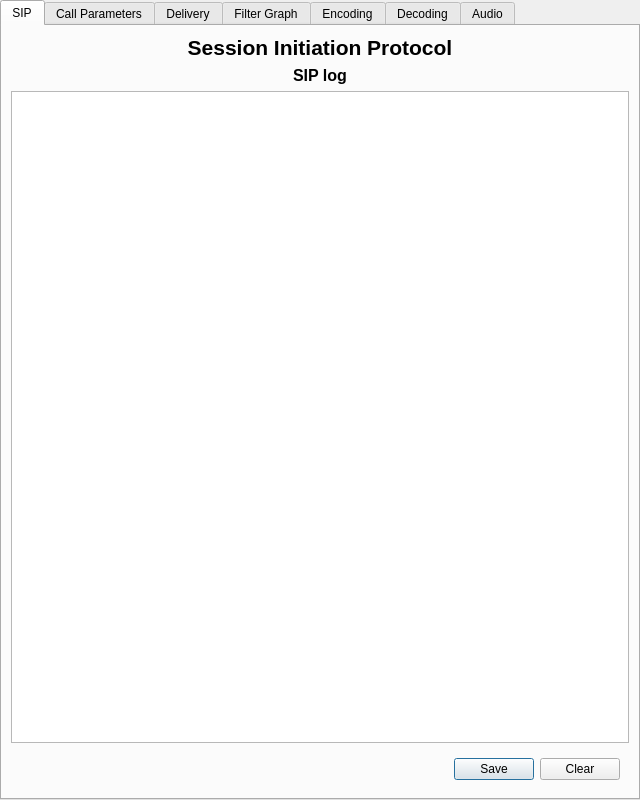
<?xml version="1.0" encoding="UTF-8"?>
<ui version="4.0">
 <class>StatisticsWindow</class>
 <widget class="QDialog" name="StatisticsWindow">
  <property name="geometry">
   <rect>
    <x>0</x>
    <y>0</y>
    <width>640</width>
    <height>800</height>
   </rect>
  </property>
  <property name="windowTitle">
   <string>Statistics</string>
  </property>
  <layout class="QGridLayout" name="gridLayout_5">
   <property name="leftMargin">
    <number>0</number>
   </property>
   <property name="topMargin">
    <number>0</number>
   </property>
   <property name="rightMargin">
    <number>0</number>
   </property>
   <property name="bottomMargin">
    <number>0</number>
   </property>
   <property name="spacing">
    <number>0</number>
   </property>
   <item row="0" column="0">
    <widget class="QTabWidget" name="Statistics_tabs">
     <property name="currentIndex">
      <number>0</number>
     </property>
     <widget class="QWidget" name="sip_tab">
      <attribute name="title">
       <string>SIP</string>
      </attribute>
      <layout class="QVBoxLayout" name="verticalLayout">
       <item>
        <widget class="QLabel" name="label_5">
         <property name="font">
          <font>
           <pointsize>16</pointsize>
           <bold>true</bold>
          </font>
         </property>
         <property name="text">
          <string>Session Initiation Protocol</string>
         </property>
         <property name="alignment">
          <set>Qt::AlignCenter</set>
         </property>
        </widget>
       </item>
       <item>
        <widget class="QLabel" name="message_label">
         <property name="font">
          <font>
           <pointsize>12</pointsize>
           <bold>true</bold>
          </font>
         </property>
         <property name="text">
          <string>SIP log</string>
         </property>
         <property name="alignment">
          <set>Qt::AlignCenter</set>
         </property>
        </widget>
       </item>
       <item>
        <widget class="QTableWidget" name="sip_list"/>
       </item>
       <item>
        <widget class="QWidget" name="widget" native="true">
         <layout class="QGridLayout" name="gridLayout_6">
          <item row="0" column="1">
           <widget class="QPushButton" name="save_button">
            <property name="text">
             <string>Save</string>
            </property>
           </widget>
          </item>
          <item row="0" column="2">
           <widget class="QPushButton" name="clear_button">
            <property name="text">
             <string>Clear</string>
            </property>
           </widget>
          </item>
          <item row="0" column="0">
           <spacer name="horizontalSpacer">
            <property name="orientation">
             <enum>Qt::Horizontal</enum>
            </property>
            <property name="sizeHint" stdset="0">
             <size>
              <width>40</width>
              <height>20</height>
             </size>
            </property>
           </spacer>
          </item>
         </layout>
        </widget>
       </item>
      </layout>
     </widget>
     <widget class="QWidget" name="parameters">
      <attribute name="title">
       <string>Call Parameters</string>
      </attribute>
      <layout class="QGridLayout" name="gridLayout_2">
       <item row="4" column="0">
        <widget class="QLabel" name="label_channels">
         <property name="text">
          <string>Audio Channels</string>
         </property>
        </widget>
       </item>
       <item row="3" column="1">
        <widget class="QLabel" name="value_samplerate">
         <property name="text">
          <string>0</string>
         </property>
        </widget>
       </item>
       <item row="3" column="0">
        <widget class="QLabel" name="label_samplerate">
         <property name="text">
          <string>Audio Samplerate</string>
         </property>
        </widget>
       </item>
       <item row="1" column="0">
        <widget class="QLabel" name="label_framerate">
         <property name="sizePolicy">
          <sizepolicy hsizetype="Preferred" vsizetype="Preferred">
           <horstretch>0</horstretch>
           <verstretch>0</verstretch>
          </sizepolicy>
         </property>
         <property name="text">
          <string>Camera Framerate:</string>
         </property>
        </widget>
       </item>
       <item row="7" column="0" colspan="2">
        <widget class="QLabel" name="label_outgoing">
         <property name="font">
          <font>
           <pointsize>12</pointsize>
           <bold>true</bold>
          </font>
         </property>
         <property name="text">
          <string>Selected Remote ICE Candidates</string>
         </property>
         <property name="alignment">
          <set>Qt::AlignCenter</set>
         </property>
        </widget>
       </item>
       <item row="1" column="1">
        <widget class="QLabel" name="value_framerate">
         <property name="sizePolicy">
          <sizepolicy hsizetype="Expanding" vsizetype="Preferred">
           <horstretch>0</horstretch>
           <verstretch>0</verstretch>
          </sizepolicy>
         </property>
         <property name="text">
          <string>0</string>
         </property>
        </widget>
       </item>
       <item row="0" column="0" colspan="2">
        <widget class="QLabel" name="heading_parameters">
         <property name="font">
          <font>
           <pointsize>16</pointsize>
           <bold>true</bold>
          </font>
         </property>
         <property name="text">
          <string>Call Parameters</string>
         </property>
         <property name="alignment">
          <set>Qt::AlignCenter</set>
         </property>
        </widget>
       </item>
       <item row="2" column="0">
        <widget class="QLabel" name="label_resolution">
         <property name="text">
          <string>Camera Resolution:</string>
         </property>
        </widget>
       </item>
       <item row="2" column="1">
        <widget class="QLabel" name="value_resolution">
         <property name="text">
          <string>0x0</string>
         </property>
        </widget>
       </item>
       <item row="4" column="1">
        <widget class="QLabel" name="value_channels">
         <property name="text">
          <string>0</string>
         </property>
        </widget>
       </item>
       <item row="5" column="0" colspan="2">
        <widget class="QLabel" name="label_incoming">
         <property name="font">
          <font>
           <pointsize>12</pointsize>
           <bold>true</bold>
          </font>
         </property>
         <property name="text">
          <string>Selected Local ICE Candidates</string>
         </property>
         <property name="alignment">
          <set>Qt::AlignCenter</set>
         </property>
        </widget>
       </item>
       <item row="6" column="0" colspan="2">
        <widget class="QTableWidget" name="table_incoming"/>
       </item>
       <item row="8" column="0" colspan="2">
        <widget class="QTableWidget" name="table_outgoing"/>
       </item>
      </layout>
     </widget>
     <widget class="QWidget" name="Network">
      <attribute name="title">
       <string>Delivery</string>
      </attribute>
      <layout class="QGridLayout" name="gridLayout">
       <item row="7" column="0">
        <widget class="QLabel" name="label_8">
         <property name="font">
          <font>
           <pointsize>16</pointsize>
           <bold>true</bold>
          </font>
         </property>
         <property name="text">
          <string>Video</string>
         </property>
         <property name="alignment">
          <set>Qt::AlignCenter</set>
         </property>
        </widget>
       </item>
       <item row="9" column="1">
        <widget class="ChartPainter" name="a_lost">
         <property name="sizePolicy">
          <sizepolicy hsizetype="Expanding" vsizetype="Expanding">
           <horstretch>0</horstretch>
           <verstretch>0</verstretch>
          </sizepolicy>
         </property>
         <property name="minimumSize">
          <size>
           <width>300</width>
           <height>120</height>
          </size>
         </property>
         <property name="frameShape">
          <enum>QFrame::StyledPanel</enum>
         </property>
         <property name="frameShadow">
          <enum>QFrame::Raised</enum>
         </property>
        </widget>
       </item>
       <item row="1" column="1">
        <widget class="QLabel" name="packets_sent_value">
         <property name="sizePolicy">
          <sizepolicy hsizetype="Expanding" vsizetype="Preferred">
           <horstretch>0</horstretch>
           <verstretch>0</verstretch>
          </sizepolicy>
         </property>
         <property name="text">
          <string>0</string>
         </property>
        </widget>
       </item>
       <item row="7" column="1">
        <widget class="QLabel" name="label_9">
         <property name="font">
          <font>
           <pointsize>16</pointsize>
           <bold>true</bold>
          </font>
         </property>
         <property name="text">
          <string>Audio</string>
         </property>
         <property name="alignment">
          <set>Qt::AlignCenter</set>
         </property>
        </widget>
       </item>
       <item row="6" column="0" colspan="2">
        <widget class="ChartPainter" name="bandwidth_chart">
         <property name="minimumSize">
          <size>
           <width>300</width>
           <height>180</height>
          </size>
         </property>
         <property name="frameShape">
          <enum>QFrame::StyledPanel</enum>
         </property>
         <property name="frameShadow">
          <enum>QFrame::Raised</enum>
         </property>
        </widget>
       </item>
       <item row="8" column="0">
        <widget class="ChartPainter" name="v_jitter">
         <property name="sizePolicy">
          <sizepolicy hsizetype="Expanding" vsizetype="Expanding">
           <horstretch>0</horstretch>
           <verstretch>0</verstretch>
          </sizepolicy>
         </property>
         <property name="minimumSize">
          <size>
           <width>300</width>
           <height>120</height>
          </size>
         </property>
         <property name="frameShape">
          <enum>QFrame::StyledPanel</enum>
         </property>
         <property name="frameShadow">
          <enum>QFrame::Raised</enum>
         </property>
        </widget>
       </item>
       <item row="4" column="0">
        <widget class="QLabel" name="data_sent">
         <property name="maximumSize">
          <size>
           <width>150</width>
           <height>16777215</height>
          </size>
         </property>
         <property name="text">
          <string>Data sent:</string>
         </property>
        </widget>
       </item>
       <item row="2" column="0">
        <widget class="QLabel" name="packets_received">
         <property name="minimumSize">
          <size>
           <width>160</width>
           <height>0</height>
          </size>
         </property>
         <property name="maximumSize">
          <size>
           <width>150</width>
           <height>16777215</height>
          </size>
         </property>
         <property name="text">
          <string>Frames received:</string>
         </property>
        </widget>
       </item>
       <item row="5" column="0">
        <widget class="QLabel" name="data_received">
         <property name="maximumSize">
          <size>
           <width>150</width>
           <height>16777215</height>
          </size>
         </property>
         <property name="text">
          <string>Data received:</string>
         </property>
        </widget>
       </item>
       <item row="2" column="1">
        <widget class="QLabel" name="packets_received_value">
         <property name="text">
          <string>0</string>
         </property>
        </widget>
       </item>
       <item row="8" column="1">
        <widget class="ChartPainter" name="a_jitter">
         <property name="sizePolicy">
          <sizepolicy hsizetype="Expanding" vsizetype="Expanding">
           <horstretch>0</horstretch>
           <verstretch>0</verstretch>
          </sizepolicy>
         </property>
         <property name="frameShape">
          <enum>QFrame::StyledPanel</enum>
         </property>
         <property name="frameShadow">
          <enum>QFrame::Raised</enum>
         </property>
        </widget>
       </item>
       <item row="1" column="0">
        <widget class="QLabel" name="packets_sent">
         <property name="sizePolicy">
          <sizepolicy hsizetype="Expanding" vsizetype="Preferred">
           <horstretch>0</horstretch>
           <verstretch>0</verstretch>
          </sizepolicy>
         </property>
         <property name="maximumSize">
          <size>
           <width>150</width>
           <height>16777215</height>
          </size>
         </property>
         <property name="text">
          <string>Frames sent:</string>
         </property>
        </widget>
       </item>
       <item row="0" column="0" colspan="2">
        <widget class="QLabel" name="label_4">
         <property name="font">
          <font>
           <pointsize>16</pointsize>
           <bold>true</bold>
          </font>
         </property>
         <property name="text">
          <string>Delivery</string>
         </property>
         <property name="alignment">
          <set>Qt::AlignCenter</set>
         </property>
        </widget>
       </item>
       <item row="5" column="1">
        <widget class="QLabel" name="data_received_value">
         <property name="text">
          <string>0</string>
         </property>
        </widget>
       </item>
       <item row="9" column="0">
        <widget class="ChartPainter" name="v_lost">
         <property name="sizePolicy">
          <sizepolicy hsizetype="Expanding" vsizetype="Expanding">
           <horstretch>0</horstretch>
           <verstretch>0</verstretch>
          </sizepolicy>
         </property>
         <property name="minimumSize">
          <size>
           <width>300</width>
           <height>120</height>
          </size>
         </property>
         <property name="frameShape">
          <enum>QFrame::StyledPanel</enum>
         </property>
         <property name="frameShadow">
          <enum>QFrame::Raised</enum>
         </property>
        </widget>
       </item>
       <item row="4" column="1">
        <widget class="QLabel" name="data_sent_value">
         <property name="text">
          <string>0</string>
         </property>
        </widget>
       </item>
      </layout>
     </widget>
     <widget class="QWidget" name="Filters">
      <attribute name="title">
       <string>Filter Graph</string>
      </attribute>
      <layout class="QGridLayout" name="gridLayout_4">
       <item row="4" column="0" colspan="2">
        <widget class="QTableWidget" name="filterTable"/>
       </item>
       <item row="2" column="0">
        <widget class="QLabel" name="label_buffers">
         <property name="text">
          <string>Packets in buffers:</string>
         </property>
        </widget>
       </item>
       <item row="2" column="1">
        <widget class="QLabel" name="value_buffers">
         <property name="sizePolicy">
          <sizepolicy hsizetype="Minimum" vsizetype="Preferred">
           <horstretch>0</horstretch>
           <verstretch>0</verstretch>
          </sizepolicy>
         </property>
         <property name="text">
          <string>0</string>
         </property>
        </widget>
       </item>
       <item row="3" column="0">
        <spacer name="verticalSpacer_3">
         <property name="orientation">
          <enum>Qt::Vertical</enum>
         </property>
         <property name="sizeType">
          <enum>QSizePolicy::Preferred</enum>
         </property>
         <property name="sizeHint" stdset="0">
          <size>
           <width>5</width>
           <height>5</height>
          </size>
         </property>
        </spacer>
       </item>
       <item row="1" column="0">
        <widget class="QLabel" name="label_dropped">
         <property name="sizePolicy">
          <sizepolicy hsizetype="Preferred" vsizetype="Preferred">
           <horstretch>0</horstretch>
           <verstretch>0</verstretch>
          </sizepolicy>
         </property>
         <property name="text">
          <string>Packets dropped:</string>
         </property>
        </widget>
       </item>
       <item row="1" column="1">
        <widget class="QLabel" name="value_dropped">
         <property name="sizePolicy">
          <sizepolicy hsizetype="Expanding" vsizetype="Preferred">
           <horstretch>0</horstretch>
           <verstretch>0</verstretch>
          </sizepolicy>
         </property>
         <property name="text">
          <string>0</string>
         </property>
        </widget>
       </item>
       <item row="0" column="0" colspan="2">
        <widget class="QLabel" name="label_2">
         <property name="font">
          <font>
           <pointsize>16</pointsize>
           <bold>true</bold>
          </font>
         </property>
         <property name="text">
          <string>Filter Graph</string>
         </property>
         <property name="alignment">
          <set>Qt::AlignCenter</set>
         </property>
        </widget>
       </item>
      </layout>
     </widget>
     <widget class="QWidget" name="Encoding">
      <attribute name="title">
       <string>Encoding</string>
      </attribute>
      <layout class="QGridLayout" name="gridLayout_3">
       <item row="8" column="1">
        <widget class="ChartPainter" name="ve_bitrate_chart">
         <property name="sizePolicy">
          <sizepolicy hsizetype="Preferred" vsizetype="Expanding">
           <horstretch>0</horstretch>
           <verstretch>0</verstretch>
          </sizepolicy>
         </property>
         <property name="minimumSize">
          <size>
           <width>300</width>
           <height>120</height>
          </size>
         </property>
         <property name="frameShape">
          <enum>QFrame::StyledPanel</enum>
         </property>
         <property name="frameShadow">
          <enum>QFrame::Raised</enum>
         </property>
        </widget>
       </item>
       <item row="4" column="1">
        <widget class="QLabel" name="update_period_label">
         <property name="sizePolicy">
          <sizepolicy hsizetype="Expanding" vsizetype="Minimum">
           <horstretch>0</horstretch>
           <verstretch>0</verstretch>
          </sizepolicy>
         </property>
         <property name="text">
          <string>Update Period: 1 s</string>
         </property>
        </widget>
       </item>
       <item row="5" column="1">
        <widget class="QLabel" name="sample_window_label">
         <property name="sizePolicy">
          <sizepolicy hsizetype="Preferred" vsizetype="Minimum">
           <horstretch>0</horstretch>
           <verstretch>0</verstretch>
          </sizepolicy>
         </property>
         <property name="text">
          <string>Sample Window Length: 5.0 s</string>
         </property>
        </widget>
       </item>
       <item row="7" column="0" colspan="2">
        <widget class="Line" name="line">
         <property name="orientation">
          <enum>Qt::Horizontal</enum>
         </property>
        </widget>
       </item>
       <item row="11" column="1">
        <widget class="QLabel" name="ve_resolution">
         <property name="font">
          <font>
           <pointsize>12</pointsize>
           <bold>true</bold>
          </font>
         </property>
         <property name="text">
          <string>Resolution</string>
         </property>
         <property name="alignment">
          <set>Qt::AlignCenter</set>
         </property>
        </widget>
       </item>
       <item row="5" column="0">
        <widget class="QSlider" name="sample_window">
         <property name="minimum">
          <number>1</number>
         </property>
         <property name="maximum">
          <number>10</number>
         </property>
         <property name="pageStep">
          <number>3</number>
         </property>
         <property name="value">
          <number>5</number>
         </property>
         <property name="orientation">
          <enum>Qt::Horizontal</enum>
         </property>
         <property name="tickPosition">
          <enum>QSlider::TicksBelow</enum>
         </property>
         <property name="tickInterval">
          <number>1</number>
         </property>
        </widget>
       </item>
       <item row="4" column="0">
        <widget class="QSlider" name="update_period">
         <property name="minimum">
          <number>100</number>
         </property>
         <property name="maximum">
          <number>2000</number>
         </property>
         <property name="singleStep">
          <number>100</number>
         </property>
         <property name="pageStep">
          <number>500</number>
         </property>
         <property name="value">
          <number>1000</number>
         </property>
         <property name="tracking">
          <bool>true</bool>
         </property>
         <property name="orientation">
          <enum>Qt::Horizontal</enum>
         </property>
         <property name="invertedAppearance">
          <bool>false</bool>
         </property>
         <property name="invertedControls">
          <bool>false</bool>
         </property>
         <property name="tickPosition">
          <enum>QSlider::TicksBelow</enum>
         </property>
         <property name="tickInterval">
          <number>100</number>
         </property>
        </widget>
       </item>
       <item row="2" column="0" colspan="2">
        <widget class="QLabel" name="label_3">
         <property name="font">
          <font>
           <pointsize>16</pointsize>
           <bold>true</bold>
          </font>
         </property>
         <property name="text">
          <string>Video Encoding</string>
         </property>
         <property name="alignment">
          <set>Qt::AlignCenter</set>
         </property>
        </widget>
       </item>
       <item row="9" column="1">
        <widget class="ChartPainter" name="ve_psnr_chart">
         <property name="frameShape">
          <enum>QFrame::StyledPanel</enum>
         </property>
         <property name="frameShadow">
          <enum>QFrame::Raised</enum>
         </property>
        </widget>
       </item>
       <item row="8" column="0">
        <widget class="ChartPainter" name="ve_framerate_chart">
         <property name="sizePolicy">
          <sizepolicy hsizetype="Preferred" vsizetype="Expanding">
           <horstretch>0</horstretch>
           <verstretch>0</verstretch>
          </sizepolicy>
         </property>
         <property name="minimumSize">
          <size>
           <width>300</width>
           <height>120</height>
          </size>
         </property>
         <property name="frameShape">
          <enum>QFrame::StyledPanel</enum>
         </property>
         <property name="frameShadow">
          <enum>QFrame::Raised</enum>
         </property>
        </widget>
       </item>
       <item row="9" column="0">
        <widget class="ChartPainter" name="ve_delay_chart">
         <property name="sizePolicy">
          <sizepolicy hsizetype="Preferred" vsizetype="Expanding">
           <horstretch>0</horstretch>
           <verstretch>0</verstretch>
          </sizepolicy>
         </property>
         <property name="minimumSize">
          <size>
           <width>300</width>
           <height>120</height>
          </size>
         </property>
         <property name="frameShape">
          <enum>QFrame::StyledPanel</enum>
         </property>
         <property name="frameShadow">
          <enum>QFrame::Raised</enum>
         </property>
        </widget>
       </item>
       <item row="11" column="0">
        <widget class="QFrame" name="frame">
         <property name="sizePolicy">
          <sizepolicy hsizetype="Preferred" vsizetype="Expanding">
           <horstretch>0</horstretch>
           <verstretch>0</verstretch>
          </sizepolicy>
         </property>
         <property name="frameShape">
          <enum>QFrame::StyledPanel</enum>
         </property>
         <property name="frameShadow">
          <enum>QFrame::Raised</enum>
         </property>
        </widget>
       </item>
      </layout>
     </widget>
     <widget class="QWidget" name="Decoding">
      <attribute name="title">
       <string>Decoding</string>
      </attribute>
      <layout class="QGridLayout" name="gridLayout_8">
       <item row="0" column="0" colspan="2">
        <widget class="QLabel" name="label">
         <property name="font">
          <font>
           <pointsize>16</pointsize>
           <bold>true</bold>
          </font>
         </property>
         <property name="text">
          <string>Video Decoding</string>
         </property>
         <property name="alignment">
          <set>Qt::AlignCenter</set>
         </property>
        </widget>
       </item>
       <item row="2" column="1">
        <widget class="QFrame" name="frame_5">
         <property name="frameShape">
          <enum>QFrame::StyledPanel</enum>
         </property>
         <property name="frameShadow">
          <enum>QFrame::Raised</enum>
         </property>
        </widget>
       </item>
       <item row="1" column="0">
        <widget class="ChartPainter" name="vd_framerate_chart">
         <property name="sizePolicy">
          <sizepolicy hsizetype="Preferred" vsizetype="Expanding">
           <horstretch>0</horstretch>
           <verstretch>0</verstretch>
          </sizepolicy>
         </property>
         <property name="frameShape">
          <enum>QFrame::StyledPanel</enum>
         </property>
         <property name="frameShadow">
          <enum>QFrame::Raised</enum>
         </property>
        </widget>
       </item>
       <item row="1" column="1">
        <widget class="ChartPainter" name="vd_bitrate_chart">
         <property name="frameShape">
          <enum>QFrame::StyledPanel</enum>
         </property>
         <property name="frameShadow">
          <enum>QFrame::Raised</enum>
         </property>
        </widget>
       </item>
       <item row="3" column="0">
        <widget class="ChartPainter" name="vd_latency_chart">
         <property name="sizePolicy">
          <sizepolicy hsizetype="Preferred" vsizetype="Expanding">
           <horstretch>0</horstretch>
           <verstretch>0</verstretch>
          </sizepolicy>
         </property>
         <property name="frameShape">
          <enum>QFrame::StyledPanel</enum>
         </property>
         <property name="frameShadow">
          <enum>QFrame::Raised</enum>
         </property>
        </widget>
       </item>
       <item row="2" column="0">
        <widget class="ChartPainter" name="vd_delay_chart">
         <property name="sizePolicy">
          <sizepolicy hsizetype="Preferred" vsizetype="Expanding">
           <horstretch>0</horstretch>
           <verstretch>0</verstretch>
          </sizepolicy>
         </property>
         <property name="frameShape">
          <enum>QFrame::StyledPanel</enum>
         </property>
         <property name="frameShadow">
          <enum>QFrame::Raised</enum>
         </property>
        </widget>
       </item>
       <item row="3" column="1">
        <widget class="QLabel" name="label_7">
         <property name="font">
          <font>
           <pointsize>12</pointsize>
           <bold>true</bold>
          </font>
         </property>
         <property name="text">
          <string>Resolution</string>
         </property>
         <property name="alignment">
          <set>Qt::AlignCenter</set>
         </property>
        </widget>
       </item>
      </layout>
     </widget>
     <widget class="QWidget" name="Audio">
      <attribute name="title">
       <string>Audio</string>
      </attribute>
      <layout class="QGridLayout" name="gridLayout_7">
       <item row="2" column="1">
        <widget class="ChartPainter" name="ad_bitrate_chart">
         <property name="sizePolicy">
          <sizepolicy hsizetype="Preferred" vsizetype="Expanding">
           <horstretch>0</horstretch>
           <verstretch>0</verstretch>
          </sizepolicy>
         </property>
         <property name="minimumSize">
          <size>
           <width>300</width>
           <height>120</height>
          </size>
         </property>
         <property name="frameShape">
          <enum>QFrame::StyledPanel</enum>
         </property>
         <property name="frameShadow">
          <enum>QFrame::Raised</enum>
         </property>
        </widget>
       </item>
       <item row="3" column="0">
        <widget class="ChartPainter" name="ae_delay_chart">
         <property name="sizePolicy">
          <sizepolicy hsizetype="Preferred" vsizetype="Expanding">
           <horstretch>0</horstretch>
           <verstretch>0</verstretch>
          </sizepolicy>
         </property>
         <property name="minimumSize">
          <size>
           <width>300</width>
           <height>120</height>
          </size>
         </property>
         <property name="frameShape">
          <enum>QFrame::StyledPanel</enum>
         </property>
         <property name="frameShadow">
          <enum>QFrame::Raised</enum>
         </property>
        </widget>
       </item>
       <item row="4" column="0">
        <widget class="QFrame" name="ae_spare_chart">
         <property name="sizePolicy">
          <sizepolicy hsizetype="Preferred" vsizetype="Expanding">
           <horstretch>0</horstretch>
           <verstretch>0</verstretch>
          </sizepolicy>
         </property>
         <property name="frameShape">
          <enum>QFrame::StyledPanel</enum>
         </property>
         <property name="frameShadow">
          <enum>QFrame::Raised</enum>
         </property>
        </widget>
       </item>
       <item row="4" column="1">
        <widget class="QFrame" name="ad_spare_chart">
         <property name="frameShape">
          <enum>QFrame::StyledPanel</enum>
         </property>
         <property name="frameShadow">
          <enum>QFrame::Raised</enum>
         </property>
        </widget>
       </item>
       <item row="2" column="0">
        <widget class="ChartPainter" name="ae_bitrate_chart">
         <property name="frameShape">
          <enum>QFrame::StyledPanel</enum>
         </property>
         <property name="frameShadow">
          <enum>QFrame::Raised</enum>
         </property>
        </widget>
       </item>
       <item row="0" column="0" colspan="2">
        <widget class="QLabel" name="label_6">
         <property name="font">
          <font>
           <pointsize>16</pointsize>
           <bold>true</bold>
          </font>
         </property>
         <property name="text">
          <string>Audio</string>
         </property>
         <property name="alignment">
          <set>Qt::AlignCenter</set>
         </property>
        </widget>
       </item>
       <item row="1" column="0">
        <widget class="QLabel" name="label_10">
         <property name="font">
          <font>
           <pointsize>12</pointsize>
           <bold>true</bold>
          </font>
         </property>
         <property name="text">
          <string>Encoding</string>
         </property>
         <property name="alignment">
          <set>Qt::AlignCenter</set>
         </property>
        </widget>
       </item>
       <item row="1" column="1">
        <widget class="QLabel" name="label_11">
         <property name="font">
          <font>
           <pointsize>12</pointsize>
           <bold>true</bold>
          </font>
         </property>
         <property name="text">
          <string>Decoding</string>
         </property>
         <property name="alignment">
          <set>Qt::AlignCenter</set>
         </property>
        </widget>
       </item>
       <item row="3" column="1">
        <widget class="ChartPainter" name="ad_delay_chart">
         <property name="frameShape">
          <enum>QFrame::StyledPanel</enum>
         </property>
         <property name="frameShadow">
          <enum>QFrame::Raised</enum>
         </property>
        </widget>
       </item>
      </layout>
     </widget>
    </widget>
   </item>
  </layout>
 </widget>
 <customwidgets>
  <customwidget>
   <class>ChartPainter</class>
   <extends>QFrame</extends>
   <header>ui/gui/chartpainter.h</header>
   <container>1</container>
  </customwidget>
 </customwidgets>
 <resources/>
 <connections/>
</ui>
